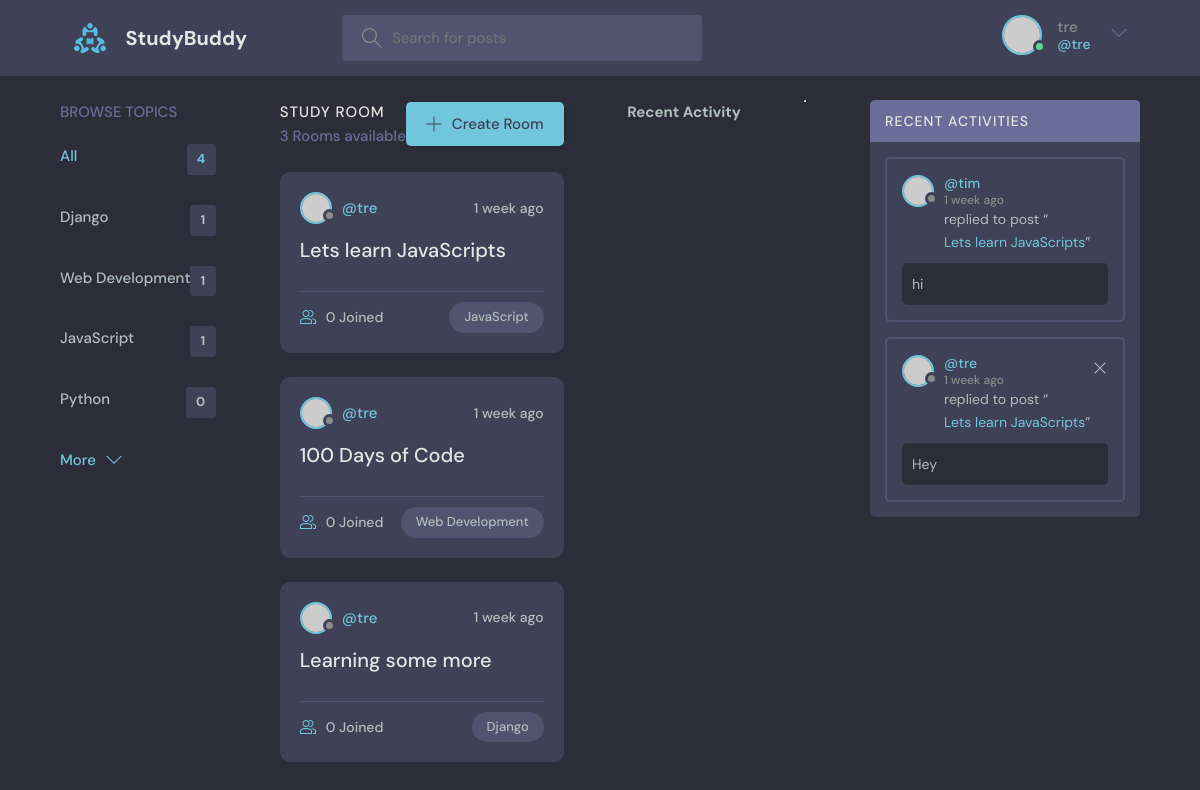
Before: / (signed in) with the older database file.
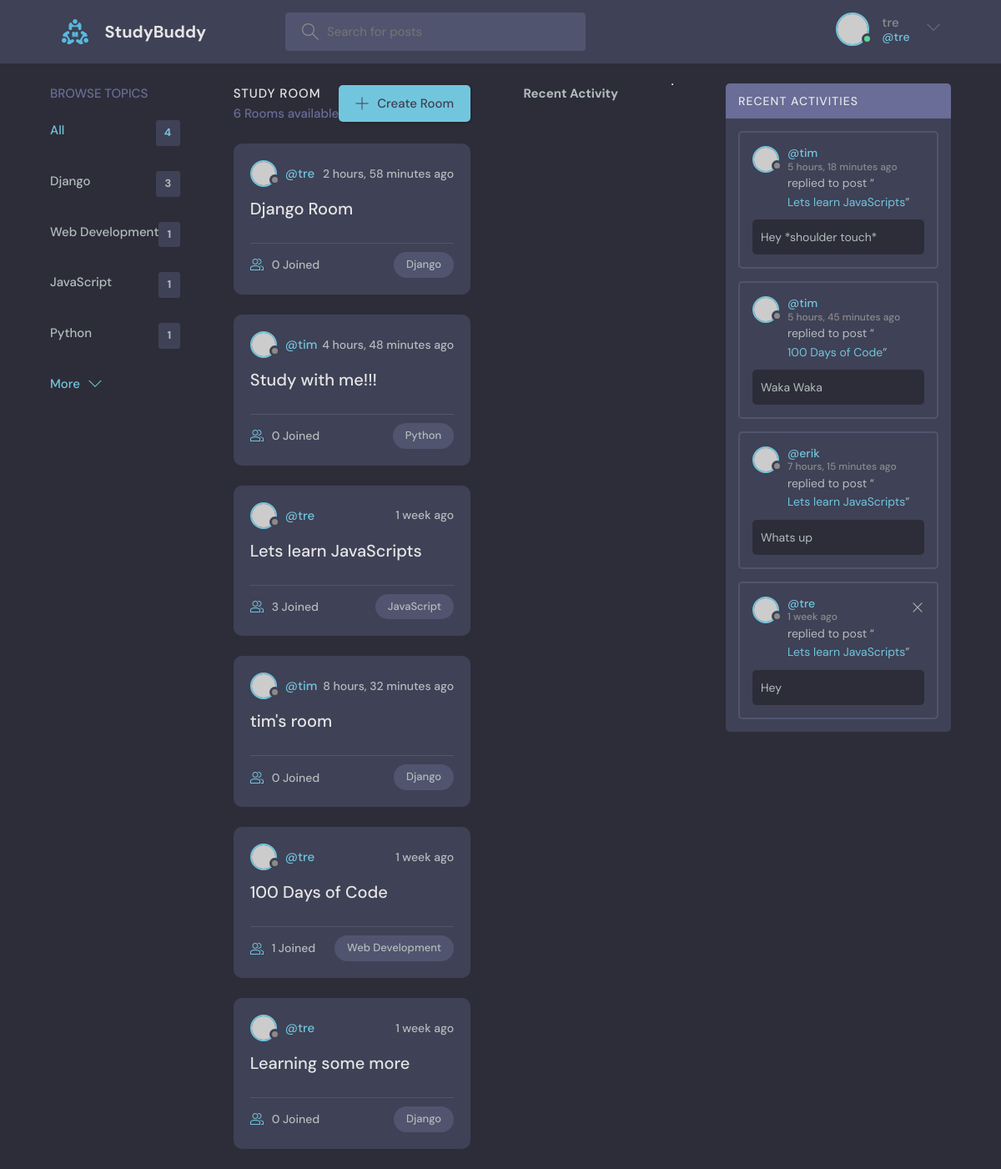
After: the same page with the newer database file.
### base/models.py (models this page shows, shortened)
class Topic(models.Model):
    name = models.CharField(max_length=200)

class Room(models.Model):
    host = models.ForeignKey(User, on_delete=models.SET_NULL, null=True)
    topic = models.ForeignKey(Topic, on_delete=models.SET_NULL, null=True)
    name = models.CharField(max_length=200)
    description = models.TextField(null=True, blank = True)
    participants = models.ManyToManyField(User, related_name='participants', blank=True)
    updated = models.DateTimeField(auto_now=True)
    created = models.DateTimeField(auto_now_add=True)
    class Meta:
        ordering =['-updated', '-created']
    def __str__(self):
        return self.name

class Message(models.Model):
    user = models.ForeignKey(User, on_delete=models.CASCADE)
    room = models.ForeignKey(Room, on_delete=models.CASCADE)
    body = models.TextField()
    updated = models.DateTimeField(auto_now=True)
    created = models.DateTimeField(auto_now_add=True)
    class Meta:
        ordering =['-updated', '-created']

### base/views.py (the view)
# urls.py: path('', views.home, name="home"),
def home(request):
    q=request.GET.get('q') if request.GET.get('q') != None else ''
    rooms = Room.objects.filter(
        Q(topic__name__icontains=q) |
        Q(name__icontains=q) |
        Q(description__icontains=q)
        )
    topics = Topic.objects.all()
    room_count = rooms.count()
    room_messages = Message.objects.filter(Q(room__topic__name__icontains=q))
    context= {'rooms': rooms, 'topics':topics, 'room_count': room_count,
              'room_messages': room_messages}
    return render(request, 'base/home.html', context)

### templates/base/home.html (shortened to what this page needs)
{% extends 'main.html' %}
{% block content %}
    <main class="layout layout--3">
      <div class="container">
        {% include 'base/topics_component.html' %}
        <div class="roomList">
          <div class="roomList__header">
            <div>
              <h2>Study Room</h2>
              <p>{{room_count}} Rooms available</p>
            </div>
            <a class="btn btn--main" href="{% url 'create-room' %}">
              <svg version="1.1" xmlns="http://www.w3.org/2000/svg" width="32" height="32" viewBox="0 0 32 32">
                <title>add</title>
                <path
                  d="M16.943 0.943h-1.885v14.115h-14.115v1.885h14.115v14.115h1.885v-14.115h14.115v-1.885h-14.115v-14.115z"
                ></path>
              </svg>
              Create Room
            </a>
          </div>
          {% include 'base/feed_component.html' %}
        </div>
         {% include 'base/activity_component.html' %}
      </div>
    </main>
{% endblock %}

### templates/base/topics_component.html (shortened to what this page needs)
<!DOCTYPE html>
<html lang="en">
<head>
</head>
<body>
    <div class="topics">
        <div class="topics__header">
          <h2>Browse Topics</h2>
        </div>
        <ul class="topics__list">
          <li>
            <a href="{% url 'home' %}" class="active">All <span>{{topics.count}}</span></a>
          </li>
          {% for topic in topics %}
          <li>
            <a href="{% url 'home' %}?q={{topic.name}}">{{topic.name}}<span>{{topic.room_set.all.count}}</span></a>
          </li>
          {% endfor %}
        </ul>
        <a class="btn btn--link" href="topics.html">
          More
          <svg version="1.1" xmlns="http://www.w3.org/2000/svg" width="32" height="32" viewBox="0 0 32 32">
            <title>chevron-down</title>
            <path d="M16 21l-13-13h-3l16 16 16-16h-3l-13 13z"></path>
          </svg>
        </a>
      </div>
</body>
</html>

### templates/base/feed_component.html (shortened to what this page needs)
<!DOCTYPE html>
<html lang="en">
<head>
</head>
<body>
    {% for room in rooms %}
    <div class="roomListRoom">
        <div class="roomListRoom__header">
          <a href="{% url 'user-profile' room.host.id %}" class="roomListRoom__author">
            <div class="avatar avatar--small">
              <img src="https://randomuser.me/api/portraits/women/11.jpg" />
            </div>
            <span>@{{room.host.username}}</span>
          </a>
          <div class="roomListRoom__actions">
            <span>{{room.created|timesince}} ago</span>
          </div>
        </div>
        <div class="roomListRoom__content">
          <a href="{% url 'room' room.id %}">{{room.name}}</a>
        </div>
        <div class="roomListRoom__meta">
          <a href="{% url 'room' room.id %}" class="roomListRoom__joined">
            {{room.participants.all.count}} Joined
          </a>
          <p class="roomListRoom__topic">{{room.topic.name}}</p>
        </div>
      </div>
    {% endfor %}
</body>
</html>

### templates/base/activity_component.html (shortened to what this page needs)
<!DOCTYPE html>
<html lang="en">
<head>
</head>
<body>
    <h3>Recent Activity</h3>
    <hr>
    <div class="activities">
        <div class="activities__header">
          <h2>Recent Activities</h2>
        </div>
        {% for message in room_messages %}
        <div class="activities__box">
          <div class="activities__boxHeader roomListRoom__header">
            <a href="{% url 'user-profile' message.user.id %}" class="roomListRoom__author">
              <div class="avatar avatar--small">
                <img src="https://randomuser.me/api/portraits/women/11.jpg" />
              </div>
              <p>
                @{{message.user}}
                <span>{{message.created|timesince}} ago</span>
              </p>
            </a>
            {% if request.user == message.user %}
            <div class="roomListRoom__actions">
              <a href="{% url 'delete-message' message.id %}">
                <svg version="1.1" xmlns="http://www.w3.org/2000/svg" width="32" height="32" viewBox="0 0 32 32">
                  <title>remove</title>
                  <path
                    d="M27.314 6.019l-1.333-1.333-9.98 9.981-9.981-9.981-1.333 1.333 9.981 9.981-9.981 9.98 1.333 1.333 9.981-9.98 9.98 9.98 1.333-1.333-9.98-9.98 9.98-9.981z"
                  ></path>
                </svg>
              </a>
            </div>
            {% endif %}
          </div>
          <div class="activities__boxContent">
            <p>replied to post “<a href="{% url 'room' message.room.id %}">{{message.room}}</a>”</p>
            <div class="activities__boxRoomContent">
              {{message.body}}
            </div>
          </div>
        </div>
        {% endfor %}
      </div>
</body>
</html>

Changed rows visible on the page:
removed Message: user "tim", created "1 week", room "Lets learn JavaScripts", body "hi"
computed for Topic "Django": room_set.all.count "1" → "3"
computed for Topic "Python": room_set.all.count "0" → "1"
added Room: host.username "tre", created "2 hours, 58 minutes", name "Django Room", participants.all.count "0", topic.name "Django"
added Room: host.username "tim", created "4 hours, 48 minutes", name "Study with me!!!", participants.all.count "0", topic.name "Python"
changed Room "Lets learn JavaScripts": participants.all.count "0" → "3"
added Room: host.username "tim", created "8 hours, 32 minutes", name "tim's room", participants.all.count "0", topic.name "Django"
computed for Room "100 Days of Code": participants.all.count "0" → "1"
added Message: user "tim", created "5 hours, 18 minutes", room "Lets learn JavaScripts", body "Hey *shoulder touch*"
added Message: user "tim", created "5 hours, 45 minutes", room "100 Days of Code", body "Waka Waka"
added Message: user "erik", created "7 hours, 15 minutes", room "Lets learn JavaScripts", body "Whats up"
Other visible differences:
{{ room_count }}: "3" → "6"
